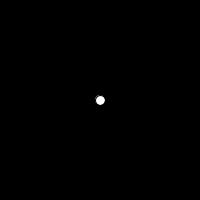
Frame 1 (no input)
Frame 60 (the mouse pressed at the canvas centre just before this capture): identical to frame 1, image omitted
Frame 120 (the mouse held since frame 60 and released just before this capture): identical to frame 1, image omitted

The Processing sketch that drew this single still picture (run headless with seeded random() and noise(); from frame 60 on, the mouse is pressed at the canvas centre):

// Processing sketch: processing_84593
// ── processing_84593.pde

int x = 100;
int y = 100;

void setup() {
  size(200, 200);
}

void draw() {
  background(0);
  if (key ==CODED) {
    if (keyCode == UP) {
      y = 50;
    } else if (keyCode == DOWN) {
      y = 150;
    } else if (keyCode == RIGHT) {
      x = 150;
    } else if (keyCode == LEFT) {
      x = 50;
      }
    } 
  ellipse (x, y, 10, 10);   
}
